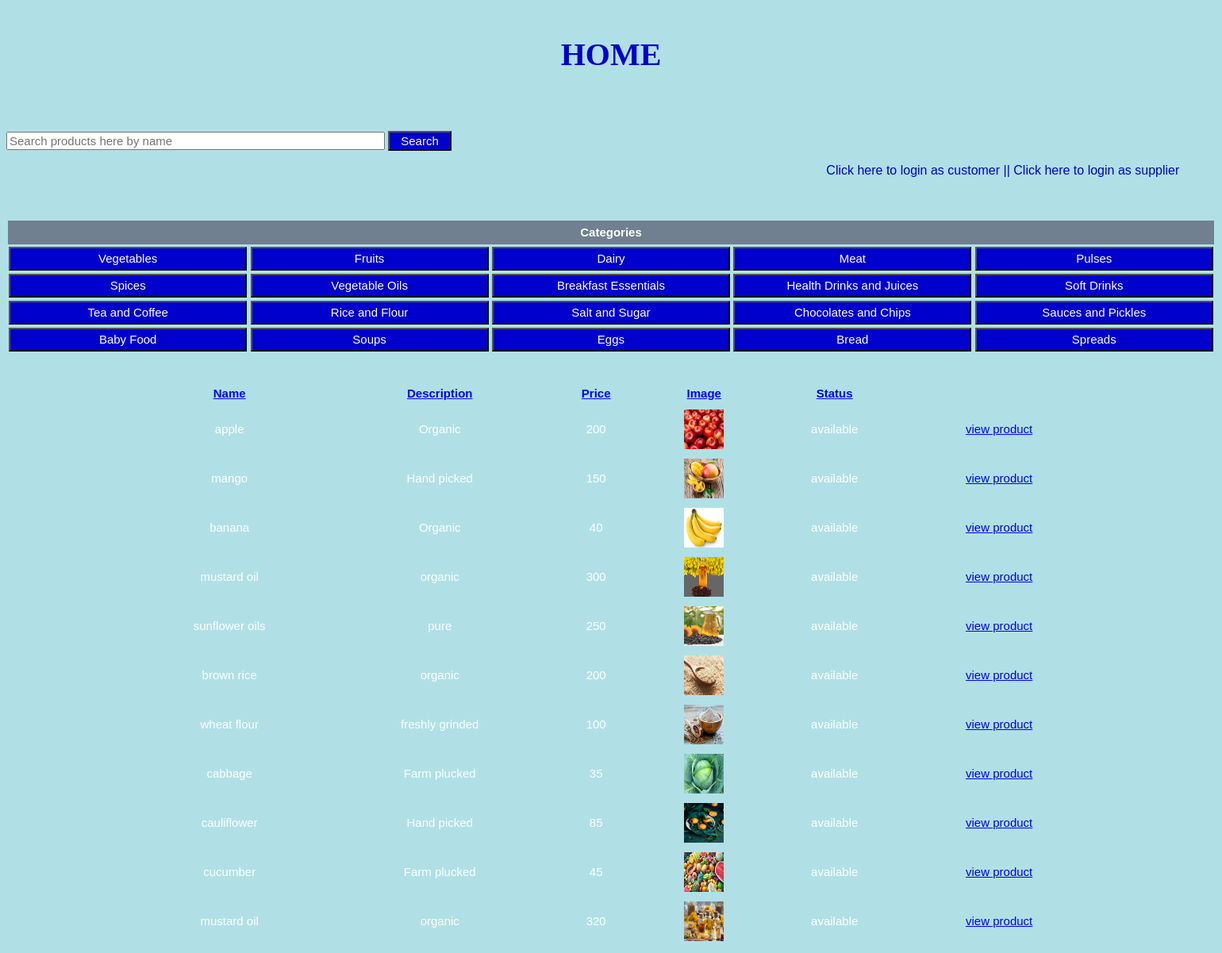
The page /homepage.php on the database its author committed.
### tables this page shows
CREATE TABLE `products` (
  `ID` int(11) NOT NULL,
  `Cat_ID` int(50) NOT NULL,
  `Name` varchar(255) NOT NULL,
  `Description` varchar(255) NOT NULL,
  `Price` int(20) NOT NULL,
  `Image` varchar(255) NOT NULL,
  `Suppliers_ID` int(11) NOT NULL,
  `CreatedAt` date NOT NULL,
  `UpdatedAt` date NOT NULL,
  `Status` varchar(10) NOT NULL
);

### homepage.php (the view, shortened to what this page needs)
<html>
<head>
</head>
<body>
	<div class="header">
  		<h1>HOME</h1>
	</div>
<form action="homepage.php" method="post">
	<br><br>
	<input type="text" size="50" name="valueToSearch" placeholder="Search products here by name">
	<input type="submit" id="SearchProductName" name="search" value="Search">
</form>
		<p style="text-align: right;font-family: Arial;color: mediumblue; margin-right:3%; ">Click here to login as customer || Click here to login as supplier</p>
<br><br>
<form name="homepage.php" method="post" action="homepage.php">
<table width=100%>
<tr><th colspan="5" style="background-color: slategray; width: 25em; height: 2em;">Categories</th></tr>
    <tr><td><input type="submit" name="sub_btn" value="Vegetables"></td>
	    <td><input type="submit" name="sub_btn" value="Fruits"></td>
	    <td><input type="submit" name="sub_btn" value="Dairy"></td>
	    <td><input type="submit" name="sub_btn" value="Meat"></td>
	    <td><input type="submit" name="sub_btn" value="Pulses"></td> </tr>
    <tr><td><input type="submit" name="sub_btn" value="Spices"></td>
	    <td><input type="submit" name="sub_btn" value="Vegetable Oils"></td>
	    <td><input type="submit" name="sub_btn" value="Breakfast Essentials"></td>
	    <td><input type="submit" name="sub_btn" value="Health Drinks and Juices"></td>
	    <td><input type="submit" name="sub_btn" value="Soft Drinks"></td> </tr>
    <tr><td><input type="submit" name="sub_btn" value="Tea and Coffee"></td>
	    <td><input type="submit" name="sub_btn" value="Rice and Flour"></td>
	    <td><input type="submit" name="sub_btn" value="Salt and Sugar"></td>
	    <td><input type="submit" name="sub_btn" value="Chocolates and Chips"></td>
	    <td><input type="submit" name="sub_btn" value="Sauces and Pickles"></td> </tr>
    <tr><td><input type="submit" name="sub_btn" value="Baby Food"></td>
	    <td><input type="submit" name="sub_btn" value="Soups"></td>
	    <td><input type="submit" name="sub_btn" value="Eggs"></td>
	    <td><input type="submit" name="sub_btn" value="Bread"></td>
	    <td><input type="submit" name="sub_btn" value="Spreads"></td> </tr>
</table>
</form>
<?php
include("config.php");
?>
<br>
<?php
$sql="SELECT `products`.* FROM `products` WHERE `products`.`status`='Available'";
$result=mysqli_query($dbcon,$sql);
?>
<table width="80%" border="1" cellspacing="2" cellpadding="5" align="center">
<tr>
 		<td align="center" style="color:blue;"><strong><u>Name</strong></td>
 		<td align="center" style="color:blue;"><strong><u>Description</strong></td>
 		<td align="center" style="color:blue;"><strong><u>Price</strong></td>
 		<td align="center" style="color:blue;"><strong><u>Image</strong></td>
 		<td align="center" style="color:blue;"><strong><u>Status</strong></td>
</tr>
<?php
if (mysqli_num_rows($result)>0)
	 {
	 	while($row=mysqli_fetch_array($result))
		{
?>			<tr>
						<td><?php echo $row['Name']; ?></td>
						<td><?php echo $row['Description']; ?></td>
						<td><?php echo $row['Price']; ?></td>
						<td>
							<div class="container main">
								<div class="img-block">
										<img class="img-responsive" src="<?php echo $row['Image'];?>" alt="Card Image Caption" width="50" height ="50" >
								</div>
							</div>
						</td>
						<td><?php echo $row['Status']; ?></td>
						<td><a href="vproduct.php?pid=<?php echo $row['ID']; ?>">view product</a></td>
<?php		}
	 }
	 else
		echo '<tr><td align="center" colspan="5" style="color:red;">No Record Found</td></tr>' ;
 ?>
</table>
</body>
</html>

### homepage.php (style rules this page uses)
body { background-color: powderblue; }
div.header { padding: 10px; text-align: center; color: mediumblue; //background-color: green; font-size: 20px; font-family: Times New Roman; }
#SearchProductName { width: 80px; height: 25px;  }
input { font-family: Arial; font-size: 15px; }
input[type=submit] { background-color: mediumblue; color: white; align-content: center; width: 20em; height: 2em; }
table, th, td { font-family: Arial; border: 1px; color: white; text-align: center; font-size: 15px; }

### rows shown on the page
products: Name "apple", Description "Organic", Price "200", Image (picture), Status "available"
products: Name "mango", Description "Hand picked", Price "150", Image (picture), Status "available"
products: Name "banana", Description "Organic", Price "40", Image (picture), Status "available"
products: Name "mustard oil", Description "organic", Price "300", Image (picture), Status "available"
products: Name "sunflower oils", Description "pure", Price "250", Image (picture), Status "available"
products: Name "brown rice", Description "organic", Price "200", Image (picture), Status "available"
products: Name "wheat flour", Description "freshly grinded", Price "100", Image (picture), Status "available"
products: Name "cabbage", Description "Farm plucked", Price "35", Image (picture), Status "available"
products: Name "cauliflower", Description "Hand picked", Price "85", Image (picture), Status "available"
products: Name "cucumber", Description "Farm plucked", Price "45", Image (picture), Status "available"
products: Name "mustard oil", Description "organic", Price "320", Image (picture), Status "available"
